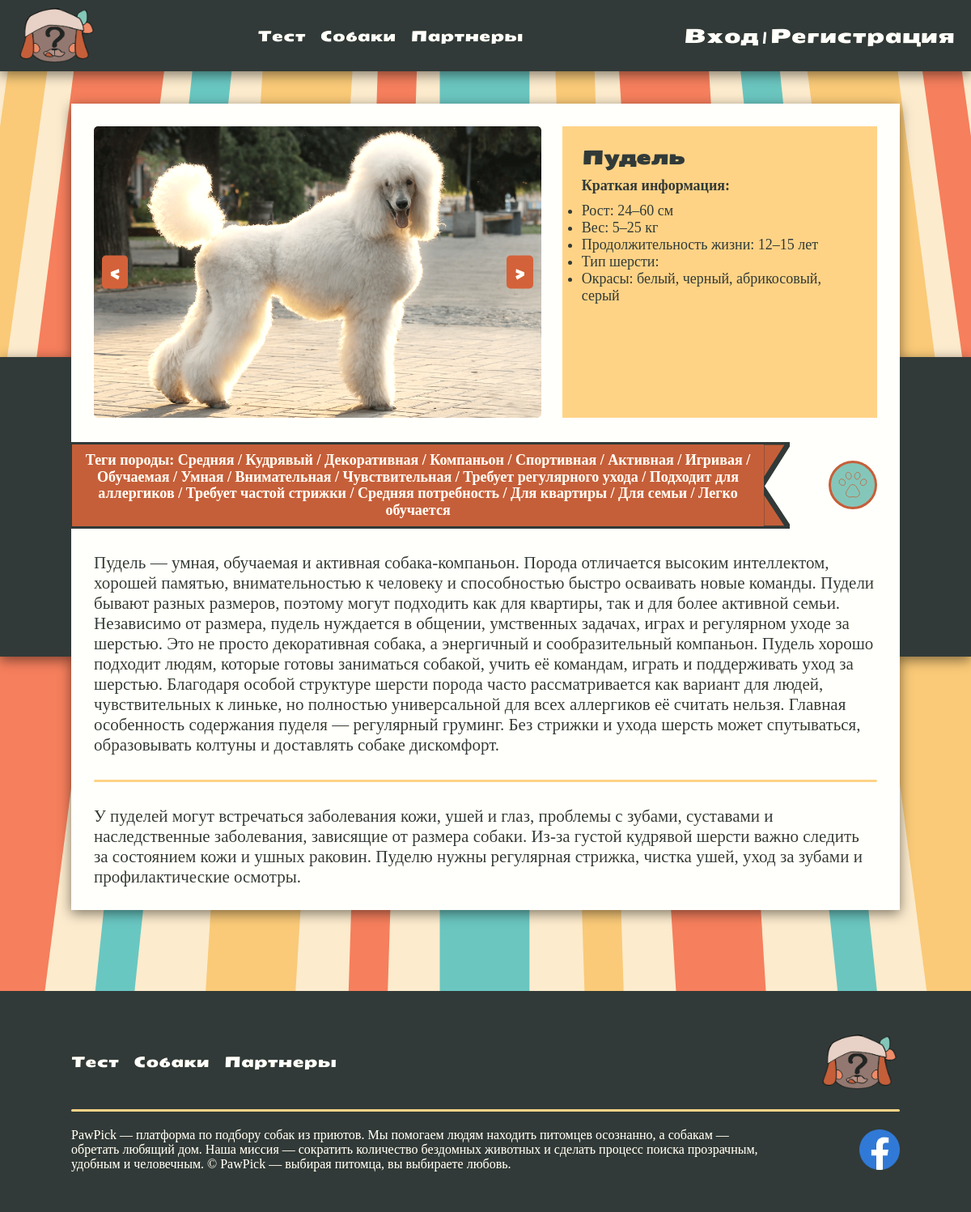
/catalog/card/pudel/, run on the app's committed database.
### catalog/models.py (models this page shows, shortened)
class Cards(models.Model):
    name = models.CharField(max_length=100, unique=True, verbose_name='Название')
    slug = models.SlugField(max_length=200, unique=True, blank=True, null=True, verbose_name='URl')
    height = models.TextField(blank=True, null=True, verbose_name='Рост')
    weight = models.TextField(blank=True, null=True, verbose_name='Вес')
    age = models.TextField(blank=True, null=True, verbose_name='Продолжительность жизни')
    furrColors = models.TextField(blank=True, null=True, verbose_name='Окрасы')
    imageMain = models.ImageField(upload_to='card_images', blank=True, null=True, verbose_name='Главное изображение')
    imageScnd = models.ImageField(upload_to='card_images', blank=True, null=True, verbose_name='Изображение')
    imageThrd = models.ImageField(upload_to='card_images', blank=True, null=True, verbose_name='Изображение')
    description = models.TextField(blank=True, null=True, verbose_name='Описание')
    health = models.TextField(blank=True, null=True, verbose_name='Здоровье')
    tags = models.ManyToManyField(
        Tag,
        related_name='cards',
        blank=True,
        verbose_name='Теги'
    )
    class Meta:
        db_table = 'card'
        verbose_name = 'Карточки'
        verbose_name_plural = 'Карта'

class Tag(models.Model):
    category = models.ForeignKey(
        TagCategory,
        on_delete=models.CASCADE,
        related_name='tags',
        verbose_name='Категория'
    )
    name = models.CharField(max_length=100, verbose_name='Тег')
    class Meta:
        unique_together = ('category', 'name')
        verbose_name = 'Тег'
        verbose_name_plural = 'Теги'

### catalog/views.py (the view)
# urls.py: path('card/<slug:card_slug>/', views.card, name='card'),
def card(request, card_slug):
    card = get_object_or_404(Cards, slug=card_slug)
    selected_tags = request.GET.getlist('tags')
    selected_tags_ids = _clean_selected_tags(selected_tags)
    card_tags = card.tags.exclude(category__name=HIDDEN_TAG_CATEGORY)
    selected_tag_names = list(
        Tag.objects
        .filter(id__in=selected_tags_ids)
        .exclude(category__name=HIDDEN_TAG_CATEGORY)
        .values_list('name', flat=True)
    )
    categories = (
        TagCategory.objects
        .exclude(name=HIDDEN_TAG_CATEGORY)
        .prefetch_related('tags')
    )
    return render(request, 'catalog/card.html', {
        'card': card,
        'selected_tags': selected_tags_ids,
        'selected_tag_names': selected_tag_names,
        'card_tags': card_tags,
        'categories': categories,
        'favorite_card_ids': _get_favorite_card_ids(request),
    })

### catalog/views.py (called while the page is built)
def _get_visible_tag_ids():
    return set(
        Tag.objects
        .exclude(category__name=HIDDEN_TAG_CATEGORY)
        .values_list('id', flat=True)
    )

def _clean_selected_tags(selected_tags):
    visible_tag_ids = _get_visible_tag_ids()
    return [
        int(tag_id)
        for tag_id in selected_tags
        if tag_id.isdigit() and int(tag_id) in visible_tag_ids
    ]

def _get_favorite_card_ids(request):
    if not request.user.is_authenticated:
        return set()
    return set(
        FavoriteCard.objects
        .filter(user=request.user)
        .values_list('card_id', flat=True)
    )

### catalog/templates/catalog/card.html (shortened to what this page needs)
{% extends 'main/base.html' %}
{% load static%}
{% block content %}
<section class="back">
    <div class="container">
        <section class="card_full fade-in">
            <div class="short_info">
                <div class="card_slider_cont fade-in">
                    <div class="card_slider">
                        <button id="prev" class="arrow">‹</button>
                        {% if card.imageMain %}
                        <img src="{{ card.imageMain.url }}" class="active">
                        {% endif %}
                        <button id="next" class="arrow">›</button>
                    </div>
                </div>
                <div class="short_desc">
                    <h2>{{ card.name }}</h2>
                    <p>Краткая информация:</p>
                    <ul>
                        <li> Рост: {{ card.height }} </li>
                        <li> Вес: {{ card.weight }} </li>
                        <li> Продолжительность жизни: {{ card.age }} </li>
                        <li> Тип шерсти: {{ card.furr }} </li>
                        <li> Окрасы: {{ card.furrColors }} </li>
                    </ul>
                </div>
            </div>
            <div class="tag_like">
                <div class=" card_label">
                    <p class="card_title">
                        {% if selected_tags %}
                            Выбранные теги:
                            {% for tag_id in selected_tags %}
                                {% for cat in categories %}
                                    {% for tag in cat.tags.all %}
                                        {% if tag.id == tag_id %}
                                            {{ tag.name }}{% if not forloop.parentloop.parentloop.last %}, {% endif %}
                                        {% endif %}
                                    {% endfor %}
                                {% endfor %}
                            {% endfor %}
                        {% else %}
                            Теги породы:
                            {% for tag in card_tags %}
                                {{ tag.name }}{% if not forloop.last %} / {% endif %}
                            {% endfor %}
                        {% endif %}
                    </p>
                    <svg class="label-tail" viewBox="0 0 21 63" preserveAspectRatio="none">
                        <path d="M0 0H20.6857L0 32.0727L20.6857 63H0V0Z" />
                    </svg>
                </div>
                {% include 'catalog/includes/favorite_button.html' with card=card %}
            </div>
            <div class="description">
                <p>{{ card.description }}</p>
                <div class="divider"></div>
                <p>{{ card.health }}</p>
            </div>
    </div>
</section>
{% endblock %}

### static/main/css/base.css (style rules this page uses)
* { margin: 0; padding: 0; color: white; text-decoration: none; }
h1, h2, h3, a, button { font-family: SeymourOne; font-size: 24px; }
p, label, input { font-family: EBGaramond; }
img { width: 100%; }
body { background-image: url(/static/main/img/background.svg); background-size: cover; background-position: center; filter: sepia(20%); }
.container { max-width: 1480px; margin: 0 auto; }
@media screen and (min-width: 1024px) and (max-width: 1279px) { .container { max-width: 1024px; margin: 0 auto; } }

### static/main/css/footer.css (style rules this page uses)
.divider { height: 3px; border-radius: 5px; min-width: 350px; max-width: 1480px; background-color:#FACA78; }

### static/main/css/forms.css (style rules this page uses)
.back { background-image: url(/static/main/img/regback.svg); background-repeat: no-repeat; background-position: center; margin-bottom: 100px; background-repeat: repeat-x; filter: drop-shadow(0px 4px 8px rgba(0, 0, 0, 0.5)); }

### static/main/css/reelSlider.css (style rules this page uses)
:root { --c-1: #794A3A; --c-2: #794A3A; }

### static/main/css/animations.css (style rules this page uses)
.fade-in { opacity: 0; transform: translateY(-20px); animation: css-animation-fadeInUp 0.5s ease-out forwards; }
.arrow { position: absolute; top: 50%; transform: translateY(-50%); background: #df562c; border: none; font-size: 24px; cursor: pointer; padding: 5px 10px; border-radius: 5px; }
#prev { left: 10px; }
#next { right: 10px; }
.card_slider { position: relative; border-radius: 2px; }
.card_slider_cont { width: 60%; }
.card_slider img { width: 100%; height: 430px; object-fit: cover; object-position: center; display: none; border-radius: 5px; }
.card_slider img.active { display: block; }
@media screen and (max-width: 1279px) { .card_slider img { height: 360px; } }

### static/main/css/catalog.css (style rules this page uses)
.label, .card_label { display: flex; align-items: stretch; position: relative; min-width: 0; }
.card_title { min-width: 100px; max-width: 100%; margin: 0; padding: 10px; background: #d0542e; color: white; font-weight: bold; text-align: center; font-size: 24px; line-height: 1.15; border-top: 3px solid #2b3939; border-left: 3px solid #2b3939; border-bottom: 3px solid #2b3939; z-index: 2; overflow-wrap: anywhere; }
.label-tail { width: 35px; min-width: 35px; margin-left: -3px; flex: 0 0 auto; }
.card_full { background-color: white; display: flex; flex-direction: column; row-gap: 40px; padding: 40px; margin: 40px auto; }
.short_info { display: flex; flex-direction: row; column-gap: 50px; justify-content: space-between; }
.short_desc { background-color: #faca78; padding: 40px; width: 40%; display: flex; flex-direction: column; row-gap: 10px; }
.short_desc h2, .short_desc p, .short_desc ul, .short_desc li { color: #2b3939; font-size: 24px; }
.short_desc h2 { font-size: 30px; }
.short_desc p { font-size: 26px; font-weight: 600; }
.tag_like { display: flex; flex-direction: row; justify-content: space-between; align-items: center; gap: 20px; }
.card_label { left: -60px; max-height: 240px; max-width: 1200px; }
@media screen and (min-width: 1024px) and (max-width: 1279px) { .card_title { font-size: 15px; padding: 9px; } }
.card_full, .card_full * { box-sizing: border-box; }
.card_full { max-width: 100%; overflow: visible; }
.card_full .short_info, .card_full .short_desc, .card_full .description, { min-width: 0; }
.card_full .description p { overflow-wrap: anywhere; }
.card_full .tag_like { overflow: visible; }
.card_full .card_label { left: -60px; overflow: visible; }
@media screen and (min-width: 1024px) and (max-width: 1279px) { .card_full { padding: 28px; row-gap: 30px; overflow: visible; } }
@media screen and (min-width: 1024px) and (max-width: 1279px) { .card_full .short_info { column-gap: 26px; align-items: stretch; } }
@media screen and (min-width: 1024px) and (max-width: 1279px) { .card_full .short_desc { width: 42%; padding: 24px; } }
@media screen and (min-width: 1024px) and (max-width: 1279px) { .card_full .short_desc h2 { font-size: 23px; } }
@media screen and (min-width: 1024px) and (max-width: 1279px) { .card_full .short_desc p, .card_full .short_desc ul, .card_full .short_desc li { font-size: 18px; } }
@media screen and (min-width: 1024px) and (max-width: 1279px) { .card_full .description p { font-size: 21px; } }
@media screen and (min-width: 1024px) and (max-width: 1279px) { .card_full .tag_like { gap: 18px; overflow: visible; } }
@media screen and (min-width: 1024px) and (max-width: 1279px) { .card_full .card_label { left: -30px; max-width: calc(100% - 70px); overflow: visible; } }
@media screen and (min-width: 1024px) and (max-width: 1279px) { .card_full .card_label .card_title { font-size: 18px; } }

### data on the page
Cards: imageMain (picture), name "Пудель", height "24–60 см", weight "5–25 кг", age "12–15 лет", furrColors "белый, черный, абрикосовый, серый", description "Пудель — умная, обучаемая и активная собака-компаньон. Порода отличается высоким интеллектом, хорошей памятью, внимательностью к человеку и способностью быстро осваивать новые команды. Пудели бывают разных размеров, поэтому могут подходить как для квартиры, так и для более активной семьи. Независимо от размера, пудель нуждается в общении, умственных задачах, играх и регулярном уходе за шерстью. Это не просто декоративная собака, а энергичный и сообразительный компаньон. Пудель хорошо подходит людям, которые готовы заниматься собакой, учить её командам, играть и поддерживать уход за шерстью. Благодаря особой структуре шерсти порода часто рассматривается как вариант для людей, чувствительных…", health "У пуделей могут встречаться заболевания кожи, ушей и глаз, проблемы с зубами, суставами и наследственные заболевания, зависящие от размера собаки. Из-за густой кудрявой шерсти важно следить за состоянием кожи и ушных раковин. Пуделю нужны регулярная стрижка, чистка ушей, уход за зубами и профилактические осмотры."
Tag: name "Средняя"
Tag: name "Кудрявый"
Tag: name "Декоративная"
Tag: name "Компаньон"
Tag: name "Спортивная"
Tag: name "Активная"
Tag: name "Игривая"
Tag: name "Обучаемая"
Tag: name "Умная"
Tag: name "Внимательная"
Tag: name "Чувствительная"
Tag: name "Требует регулярного ухода"
Tag: name "Подходит для аллергиков"
Tag: name "Требует частой стрижки"
Tag: name "Средняя потребность"
Tag: name "Для квартиры"
Tag: name "Для семьи"
Tag: name "Легко обучается"
